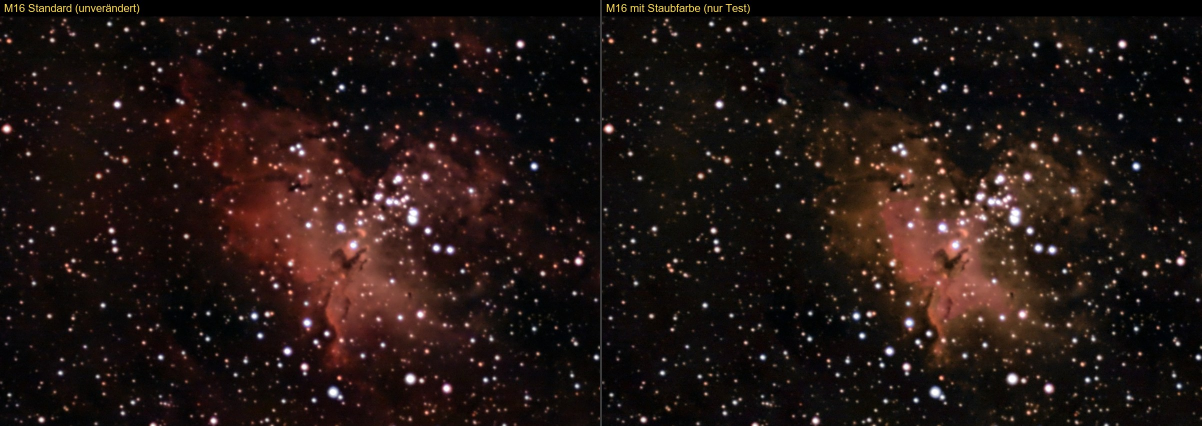
#> input picture gegenprobe-halpha.jpg, 2404 x 852 px (shown at 1/2 size); its folder holds only this picture in this run
$ python -i develop.py   (imports and definitions only)
#> lines starting #> are read from the running program, lines starting #| are printed output that depends on the picture
### astroflow/modules/stacking/processing.py
"""Vollautomatische Nachbearbeitung eines linearen Stacks zu einem Astrofoto.

Alle Schritte laufen mit Parametern aus einem Profil (siehe objects.PROFILES), die vom
Bildprüfer (reviewer.py) iterativ angepasst werden können.
"""
from __future__ import annotations

import warnings

import numpy as np
from scipy import ndimage as ndi
from scipy.signal import fftconvolve

from . import stars as starsep
from .quality import detect_stars, noise_sigma


def luminance(img: np.ndarray) -> np.ndarray:
    return img.mean(0)


def smoothstep(x, a, b):
    t = np.clip((x - a) / (b - a + 1e-12), 0, 1)
    return t * t * (3 - 2 * t)


# ---------------------------------------------------------------------------- #
def crop_to_coverage(img: np.ndarray, cov: np.ndarray, thr: float = 0.5) -> np.ndarray:
    y0, y1, x0, x1 = coverage_box(cov, thr)
    return img[:, y0:y1, x0:x1]


# [22 lines left out: function coverage_box, not called in this run]


def _star_mask(L: np.ndarray, grow: int = 3, sigma_k: float = 3.0) -> np.ndarray:
    med = np.median(L)
    sig = 1.4826 * np.median(np.abs(L - med)) + 1e-9
    m = L > med + sigma_k * sig * 3
    return ndi.binary_dilation(m, iterations=grow)


EDGE_EXCLUDE = 0.12
HDR_KNEE = 0.5            # compress_highlights: darunter (Himmel, schwacher Nebel) bleibt das Bild unverändert


# [55 lines left out: function remove_gradient, not called in this run]


def _poly_basis(y, x, degree):
    return np.stack([y**a * x**b for a in range(degree + 1) for b in range(degree + 1 - a)], axis=-1)


# [254 lines left out: functions sky_background, remove_edge_glow, trim_bad_edges, neutral_saturated_cores, saturation_mask, align_channels and 2 more, not called in this run]


NEUTRAL_PCT = 10          # Hintergrund-Neutralisierung: dunkelste 10 % (Staubfarbe NGC 7023 R−B ×1,8 gegenüber „dunkle Hälfte“)


# [10 lines left out: function neutralize_background, not called in this run]


CONTINUUM_MAX = 1.8      # continuum_color: Rot bzw. Blau höchstens 1,8 × Grün (kühlste/heißeste Sterne nach dem Weißabgleich)


# [98 lines left out: functions continuum_color, remove_color_gradient, scnr, deconvolve, not called in this run]


def mtf(x, m):
    return ((m - 1) * x) / ((2 * m - 1) * x - m + 1e-12)


# [50 lines left out: functions stretch, channel_curve, not called in this run]


def _stretch_channels(img: np.ndarray, target_bg: float, asinh_k: float, white_pct: float = 99.9) -> np.ndarray:
    return channel_curve(img, target_bg, asinh_k, white_pct)(img)


# [55 lines left out: functions _atrous, denoise, denoise_linear, not called in this run]


def dark_sky_mask(L: np.ndarray, pct: float = 12.0, smooth: float = 8.0) -> np.ndarray:
    """Echter Himmel: dunkelste `pct` % der geglätteten, sternfreien Luminanz. Die dunkle Bildhälfte taugt dafür nicht –
    in Nebel- und Staubfeldern ist sie Staub/Nebel (NGC 7023: brauner Staub wurde als „Himmel“ grau gezogen)."""
    f = max(1, int(max(L.shape) // 700))                       # verkleinert rechnen (schnell), Ergebnis in voller Größe
    Ls = L[: L.shape[0] // f * f, : L.shape[1] // f * f].reshape(L.shape[0] // f, f, L.shape[1] // f, f).mean((1, 3)) if f > 1 else L
    Ls = ndi.gaussian_filter(ndi.grey_opening(Ls, size=5), smooth / f)
    m = Ls <= np.percentile(Ls, pct)
    if f > 1:
        m = np.repeat(np.repeat(m, f, 0), f, 1)
        m = np.pad(m, ((0, L.shape[0] - m.shape[0]), (0, L.shape[1] - m.shape[1])), mode="edge")
    return m & ~_star_mask(L, grow=2)


# [79 lines left out: functions denoise_multiscale, protect_core, not called in this run]


STAR_COVER = 1.5          # Ziel: Anteil der Bildfläche (%), den die eingesetzten Sterne deutlich aufhellen (Sternebene > 0,1)
STAR_LEVEL = 0.1          # ab dieser Helligkeit der Sternebene gilt ein Pixel als „Stern“ (gestreckte Werte 0..1)
STAR_SAT_GAIN = 0.08      # Sternsättigung × (1 + 0,08·(g − 1)) als Ausgleich für die kleineren, farbtragenden Halos
STAR_FAINT = (0.1, 0.5, 0.25)   # schwache Sterne (Spitze < 0,5) weniger schärfen: Anteil der Stärke linear bis 0,1 → 25 %
STAR_HALO = 0.3           # Anteil der ursprünglichen Flanken, der als weicher Halo bleibt – ganz ohne wirkten die Sterne
                          # wie ausgestanzte Scheiben (Nutzer: „unnatürlich, der Halo ist weg“)
STAR_GMAX = 8.0           # Obergrenze g = 1 + STAR_GMAX·amount (≤ 5)


# [452 lines left out: functions shrink_stars_classic, shrink_stars, reduce_stars, soft_gain, compress_highlights, local_contrast and 7 more, not called in this run]

### astroflow/modules/stacking/develop.py
"""AstroFlow Develop Engine: linearer Master-Stack -> fertiges Astrofoto.

Unabhängig von der Stack Engine: arbeitet nur mit dem gespeicherten Master-Stack (mean, cov),
eine erneute Entwicklung braucht also nie ein erneutes Stacking.

Ablauf
  1. measure(): Signal, Rauschen und Dynamik des linearen Stacks messen.
  2. adapt():   Profilwerte (objects.PROFILES) an die Messwerte anpassen.
  3. Qualitätskontrolle: rendern -> assess() -> gezielt nachregeln (deterministisch, max. QC_ROUNDS Renderings).
  4. optional der KI-Prüfer (reviewer.py) obendrauf.

Alles ist reproduzierbar (gleiche Daten -> gleiche Parameter) und verändert nur Helligkeit, Kontrast,
Farbe und Rauschen – es werden keine Strukturen erzeugt.
"""
from __future__ import annotations

import numpy as np
from scipy import ndimage as ndi

from . import processing
from .processing import crop_to_coverage, luminance
from .quality import noise_sigma

QC_ROUNDS = 3
QC_VERSION = 4                 # Stand von assess(); ältere Bewertungen prüft der Tutor am gespeicherten Bild nach
# 3 (10.11.2026): Himmel = dunkelste SKY_PCT % (geglättet, ohne Sterne) statt dunkle Bildhälfte – in Staub-/Nebelfeldern
#   war die dunkle Hälfte Staub; sichtbarer Staub senkte den Score (NGC 7023: 10 → 8) und die Korrekturen drehten ihn zurück
# 4 (13.11.2026): Messwert object_burn (ausgebrannter Anteil heller Objekte, Problem „object_burn“)
SKY_PCT = 15
PREVIEW_SIDE = 1400

# Zielbereiche der Qualitätskontrolle (Anzeigewerte 0..1 nach der Entwicklung)
# QC_VERSION 3: Schwellen auf den neuen Himmel (dunkelste 15 %) umgerechnet – an 48 Bildern (11 Objekte) gemessen ergab die neue
# Messung im Median 0,77 × Himmelshelligkeit, 1,17 × Rauschen, 0,89 × Farbrauschen gegenüber der dunklen Bildhälfte
BG_RANGE = (0.015, 0.08)       # Himmelshintergrund: dunkel wie bei Stellina, aber nicht abgeschnitten (bis v2: 0,02–0,10)
NOISE_MAX = 0.018              # sichtbares Hintergrundrauschen (σ; bis v2: 0,016)
CAST_MAX = 0.012               # Farbstich des Hintergrunds
CHROMA_NOISE_MAX = 0.0062      # Farbrauschen (Flecken) im Hintergrund (bis v2: 0,007)
GRADIENT_MAX = 0.03            # Helligkeitsunterschied im Hintergrund (Kacheln)
BLACK_CLIP_MAX = 0.005         # Anteil abgeschnittener Schwarzwerte
WHITE_CLIP_MAX = 0.003         # Anteil ausgebrannter Pixel
SAT_RANGE = (0.10, 0.55)       # Farbigkeit des Objekts
# Farbverlauf im Himmel (Ebene durch R−G/B−G der Himmelskacheln, Änderung über die Bildbreite). Gemessen 01.11.2026 an
# allen Ergebnissen: saubere Galaxien/Haufen ≤ 0,010, sichtbar rötlicher Rand NGC 891 0,019, NGC 7318 0,022, M85 0,018.
# In der Milchstraße ist farbiger Himmel oft echter Hα-Nebel (IC 1795 0,020, M103 0,018, NGC 2359 0,030) -> höhere Schwelle.
COLOR_GRAD_MAX = 0.013
COLOR_GRAD_MAX_NEBULA = 0.035
# Ausgebrannter Kern: größte weiße Fläche (L > 0,95) mindestens CORE_MIN_FRAC des Bildes und CORE_STAR_RATIO-mal so groß
# wie typische Sternkerne. Gemessen (Vorschau ~1200 px): NGC 4490 114 px gegen Sterne ~20, M31/M3 ~390 gegen ~10;
# helle Sterne (M45 223 gegen ~140, IC 405 94 gegen ~25) bleiben darunter – Sternkerne dürfen weiß sein.
# 2026-10-30 nachgemessen (Verhältnis zu den 10 nächstgrößten Flächen): M57 24, M63 12, M3 48, M31 90 gegen
# AE Aurigae in IC 405 4,4 (galt bei 4,0 als ausgebrannter Kern) -> 5,0; NGC 4490 (~5,7) bleibt erkannt
CORE_MIN_FRAC = 1e-4
CORE_STAR_RATIO = 5.0
WHITE_STEPS = (99.9, 99.98, 99.995)   # Weißpunkt-Perzentile, die die Kontrolle bei ausgebranntem Kern nacheinander probiert
# Ausgebrannte Objektfläche (QC_VERSION 4, 13.11.2026): M1 (Vespera, 51 min) war im Kern eine weiße Scheibe – 40 % der
# Kernfläche ≥ 0,97. Ursache: Bei Nebeln mit Sternentrennung streckt GHS (stars.Stretch) mit festem Weißpunkt, white_pct/asinh
# wirken dort nicht; Lokalkontrast und Endbearbeitung schoben den Kern dann ins Weiß. Abhilfe: Lichterschutz `hdr`
# (processing.compress_highlights) in Stufen HDR_STEPS. Schwelle 0,90 statt 0,97: Lokalkontrast/Endbearbeitung laufen jetzt
# weich gegen Weiß aus (processing.soft_gain) – ein flacher Kern bei 0,89–0,93 wirkt genauso ausgebrannt. An 92 Ergebnissen
# (JPEG) gemessen: Treffer ≥ 0,078 (NGC 6543, NGC 7009, M57, M1, NGC 246, M51, NGC 2683; helle Sterne Polaris, γ Cas in IC 59),
# alle übrigen ≤ 0,012 (M15, M92, M17, M31).
OBJECT_BURN_LEVEL = 0.90
OBJECT_BURN_MIN_PX = 20               # kleinste gezählte weiße Fläche (Vorschau ~1200 px)
OBJECT_BURN_MAX = 0.03                # Anteil des Objekts
HDR_STEPS = (1.5, 3.0)
DECONV_MIN_SNR = 15                   # darunter keine Entfaltung (Objekt-SNR aus measure())


# [30 lines left out: functions burnt_core, object_burn, not called in this run]


def _bin(a: np.ndarray, f: int) -> np.ndarray:
    if f <= 1:
        return a
    h, w = a.shape[-2] // f * f, a.shape[-1] // f * f
    a = a[..., :h, :w]
    return a.reshape(*a.shape[:-2], h // f, f, w // f, f).mean((-3, -1))


# [73 lines left out: functions preview, measure, adapt, not called in this run]


# ------------------------------------------------------------- bewerten #
SIDES = ["rechts", "rechts oben", "oben", "links oben", "links", "links unten", "unten", "rechts unten"]


# [34 lines left out: function color_gradient, not called in this run]


def assess(rgb: np.ndarray, mono: bool = False, neutral_sky: bool = True) -> dict:
    """Messbare Qualitätskontrolle eines entwickelten Bildes (3,H,W) 0..1.
    neutral_sky: Feld abseits der Milchstraße – ein Farbverlauf im Himmel ist dann sicher ein Fehler (sonst evtl. Nebel).
    Gibt Kennzahlen, Score 0..10 und Probleme (code, Text) zurück."""
    f = max(1, int(np.ceil(max(rgb.shape[1:]) / 1200)))
    img = _bin(rgb.astype(np.float32), f)
    L = luminance(img)
    half = L <= np.percentile(L, 50)                  # Kachelverläufe brauchen Himmel in vielen Kacheln
    sky = processing.dark_sky_mask(L, SKY_PCT, smooth=4.0)
    if sky.sum() < 500:
        sky = L <= np.percentile(L, SKY_PCT)
    bg = float(np.median(L[sky]))
    # sichtbares Rauschen: feine + fleckige Struktur (Hochpass bis ~6 px) nur auf Himmelspixeln
    hp = L - ndi.gaussian_filter(L, 3.0)
    core = ndi.binary_erosion(sky, iterations=3)
    v = hp[core] if core.sum() > 500 else hp[sky]
    noise = 1.4826 * float(np.median(np.abs(v - np.median(v))))
    cast = float(max(abs(np.median(img[c][sky]) - bg) for c in range(3))) if not mono else 0.0
    # Farbrauschen: fleckige Chrominanz im Himmel
    chroma_noise = 0.0
    if not mono:
        c0 = img - L[None]
        ch = ndi.gaussian_filter(c0, (0, 2, 2)) - ndi.gaussian_filter(c0, (0, 12, 12))   # Flecken, nicht Nebelfarbe
        chroma_noise = float(max(1.4826 * np.median(np.abs(c[sky] - np.median(c[sky]))) for c in ch))
    # Restgradient: Median des Hintergrunds in 6x6 Kacheln (nur Himmelspixel)
    h, w = L.shape
    tiles = []
    for i in range(6):
        for j in range(6):
            t = L[i * h // 6 : (i + 1) * h // 6, j * w // 6 : (j + 1) * w // 6]
            s = half[i * h // 6 : (i + 1) * h // 6, j * w // 6 : (j + 1) * w // 6]
            if s.mean() > 0.2:
                tiles.append(np.median(t[s]))
    gradient = float(np.percentile(tiles, 95) - np.percentile(tiles, 5)) if len(tiles) >= 6 else 0.0
    cg = color_gradient(img, L, half) if not mono else None
    black = float((L < 0.004).mean())
    white = float((rgb.max(0) >= 0.999).mean())
    core = burnt_core(L)
    sig = ndi.gaussian_filter(L, 1.5) > bg + 0.12
    oburn = object_burn(L, sig)
    if not mono and sig.sum() > 100:
        mx, mn = img.max(0)[sig], img.min(0)[sig]
        satur = float(np.median((mx - mn) / np.maximum(mx, 1e-3)))
    else:
        satur = None
    m = {"bg": round(bg, 4), "noise": round(noise, 4), "cast": round(cast, 4), "chroma_noise": round(chroma_noise, 4), "gradient": round(gradient, 4),
         "black_clip": round(black, 5), "white_clip": round(white, 5), "burnt_core": round(core, 5), "object_burn": round(oburn, 4),
         "saturation": None if satur is None else round(satur, 3), "signal": round(float(sig.mean()), 4),
         "color_gradient": cg["amount"] if cg else 0.0}

    issues: list[tuple[str, str, float]] = []      # (code, Text, Abzug)
    if bg < BG_RANGE[0]:
        issues.append(("bg_dark", "Hintergrund zu dunkel – schwache Strukturen gehen verloren", 1.5))
    elif bg > BG_RANGE[1]:
        issues.append(("bg_bright", "Hintergrund zu hell (grau, flau)", 1.5))
    if noise > NOISE_MAX:
        issues.append(("noisy", "Hintergrund sichtbar verrauscht", min(3.0, 1.0 + 60 * (noise - NOISE_MAX))))
    if cast > CAST_MAX:
        issues.append(("cast", "Farbstich im Hintergrund", min(2.0, 60 * (cast - CAST_MAX) + 0.5)))
    cg_max = COLOR_GRAD_MAX if neutral_sky else COLOR_GRAD_MAX_NEBULA
    if cg and cg["amount"] > cg_max:
        issues.append(("color_gradient", f"Farbverlauf im Hintergrund: {cg['tone']} nach {cg['side']}",
                       min(2.5, 0.8 + 80 * (cg["amount"] - cg_max))))
    if chroma_noise > CHROMA_NOISE_MAX:
        issues.append(("chroma_noise", "Farbrauschen (bunte Flecken) im Hintergrund", min(2.0, 0.5 + 150 * (chroma_noise - CHROMA_NOISE_MAX))))
    if gradient > GRADIENT_MAX:
        issues.append(("gradient", "Ungleichmäßiger Hintergrund (Restgradient/Vignettierung)", min(2.5, 30 * (gradient - GRADIENT_MAX) + 0.5)))
    if black > BLACK_CLIP_MAX:
        issues.append(("black_clip", "Schwarzwerte abgeschnitten", 1.0))
    if white > WHITE_CLIP_MAX:
        issues.append(("white_clip", "Helle Bereiche ausgebrannt", min(2.0, 0.5 + 100 * (white - WHITE_CLIP_MAX))))
    if core:
        issues.append(("burnt_core", "Objektkern ausgebrannt (keine Zeichnung im Kern)", 1.5))
    if oburn > OBJECT_BURN_MAX:
        issues.append(("object_burn", "Objekt großflächig weiß (Struktur und Farbe gehen verloren)",
                       min(2.0, 0.5 + 10 * (oburn - OBJECT_BURN_MAX))))
    if satur is not None and satur > SAT_RANGE[1]:
        issues.append(("oversat", "Farben übersättigt", 1.0))
    elif satur is not None and satur < SAT_RANGE[0]:
        issues.append(("undersat", "Farben blass", 0.5))
    if m["signal"] < 0.002:
        issues.append(("faint", "Objekt kaum sichtbar", 1.5))
    score = max(0.0, 10.0 - sum(i[2] for i in issues))
    return {"metrics": m, "score": round(score, 1), "issues": [{"code": c, "text": t} for c, t, _ in issues], "v": QC_VERSION,
            **({"color_gradient": {**cg, "limit": cg_max}} if cg else {})}


# [65 lines left out: function corrections, not called in this run]


HINTS = {
    "noisy": "Mehr Belichtungszeit (weitere Nächte) verringert das Rauschen am wirksamsten.",
    "gradient": "Flat-Frames würden Vignettierung und Staub zuverlässig entfernen; Mond und Streulicht meiden.",
    "faint": "Das Objekt ist sehr schwach – deutlich mehr Belichtungszeit oder ein dunklerer Himmel helfen.",
    "chroma_noise": "Mehr Belichtungszeit verringert Farbrauschen; Dithering zwischen den Aufnahmen hilft zusätzlich.",
    "cast": "Ein Lichtverschmutzungsfilter oder Aufnahmen bei dunklerem Himmel verringern Farbstiche.",
    "white_clip": "Kürzere Einzelbelichtungen schützen helle Sterne und Kerne vor dem Ausbrennen.",
    "burnt_core": "Der Objektkern ist sehr hell – kürzere Einzelbelichtungen erhalten mehr Zeichnung im Kern.",
    "color_gradient": "Farbverläufe entstehen meist durch Dämmerung, Mondlicht oder Horizont-Lichtverschmutzung – dunkle, mondlose Nächte und höher stehende Objekte helfen.",
}


# [53 lines left out: functions hints, develop, not called in this run]

>>> import cv2
>>> picture = cv2.imread('../../../gegenprobe-halpha.jpg', cv2.IMREAD_GRAYSCALE)
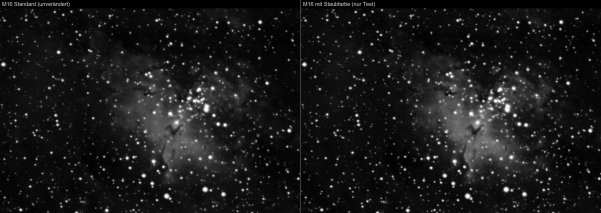
#> picture: shape (852, 2404) (shown at 1/4 size); min 0, max 255, mean 25.1
>>> result = assess(picture)
#> in _bin, `return a.reshape(*a.shape[:-2], h // f, f, w // f, f).mean((-3, -1))`:
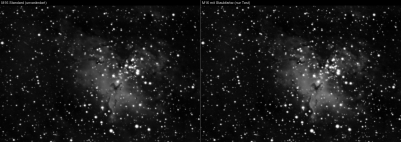
#> returned value: shape (284, 801) float32 (shown at 1/2 size); min 0, max 254.9, mean 25.2
#> in assess, `L = luminance(img)`: L = 801 values, max 61.11 at index 627, min 8.29 at index 394, mean 25.15
#> in dark_sky_mask, `Ls = L[: L.shape[0] // f * f, : L.shape[1] // f * f].reshape(L.shape[0..`: Ls has the same summary as L in assess
#> in dark_sky_mask, `Ls = ndi.gaussian_filter(ndi.grey_opening(Ls, size=5), smooth / f)`: Ls = 801 values, max 52.2 at index 626, min 9.82 at index 373, mean 24.2
#> in _star_mask, `med = np.median(L)`: med = 20.24
#> in _star_mask, `sig = 1.4826 * np.median(np.abs(L - med)) + 1e-9`: sig = 9.37
#> in assess, `bg = float(np.median(L[sky]))`: bg = 12.27
#> in assess, `hp = L - ndi.gaussian_filter(L, 3.0)`: hp = 801 values, max 39.26 at index 400, min -9.07 at index 402, mean -2.14e-08
#> in assess, `v = hp[core] if core.sum() > 500 else hp[sky]`: v = 121 values, max 1.82 at index 118, min -9.07 at index 60, mean -1.26
#> in assess, `noise = 1.4826 * float(np.median(np.abs(v - np.median(v))))`: noise = 1.18
#> in assess, `cast = float(max(abs(np.median(img[c][sky]) - bg) for c in range(3))) ..`: cast = 12.27
#> in assess, `c0 = img - L[None]`:
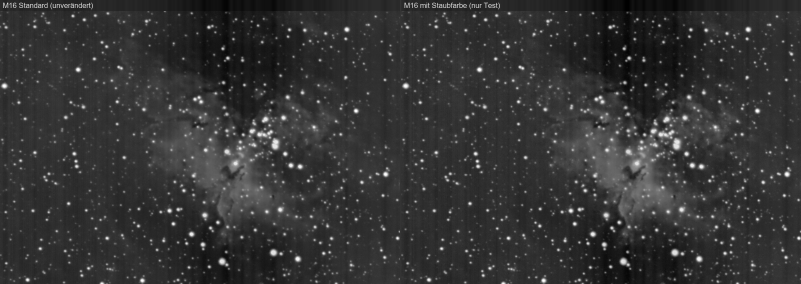
#> c0: shape (284, 801) float32; min -61.11, max 235.7, mean 0; drawn with min black and max white
#> (the run stopped early here; a loop or call above may not have finished)

$ run again, on grosse-galaxien-trennung.jpg
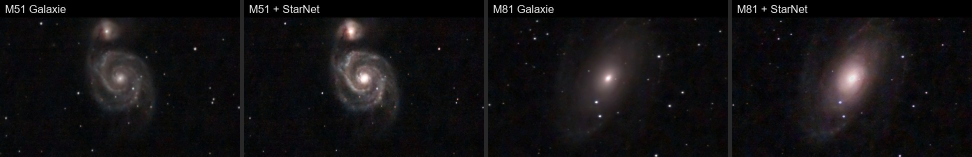
#> input picture grosse-galaxien-trennung.jpg, 1944 x 313 px (shown at 1/2 size)
#> in _bin, `return a.reshape(*a.shape[:-2], h // f, f, w // f, f).mean((-3, -1))`:
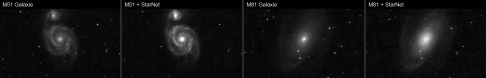
#> returned value: shape (156, 972) float32 (shown at 1/2 size); min 0, max 254.8, mean 18
#> L = 972 values, max 63.78 at index 850, min 7.25 at index 236, mean 18.05
#> in dark_sky_mask, `Ls = L[: L.shape[0] // f * f, : L.shape[1] // f * f].reshape(L.shape[0..`: Ls has the same summary as L in assess
#> in dark_sky_mask, `Ls = ndi.gaussian_filter(ndi.grey_opening(Ls, size=5), smooth / f)`: Ls = 972 values, max 60.84 at index 851, min 7.8 at index 719, mean 17.12
#> med = 12.41
#> sig = 5.8
#> bg = 8.26
#> hp = 972 values, max 17.47 at index 240, min -11.72 at index 244, mean 5.89e-09
#> v = 146 values, max 0.265 at index 141, min -9.66 at index 42, mean -0.975
#> noise = 0.389
#> cast = 8.26
#> in assess, `c0 = img - L[None]`:
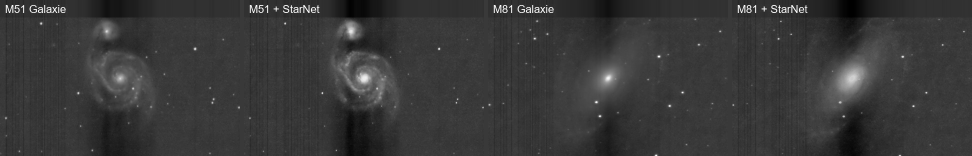
#> c0: shape (156, 972) float32; min -63.78, max 221.1, mean 0; drawn with min black and max white

$ run again, on m1-vorher-nachher.jpg
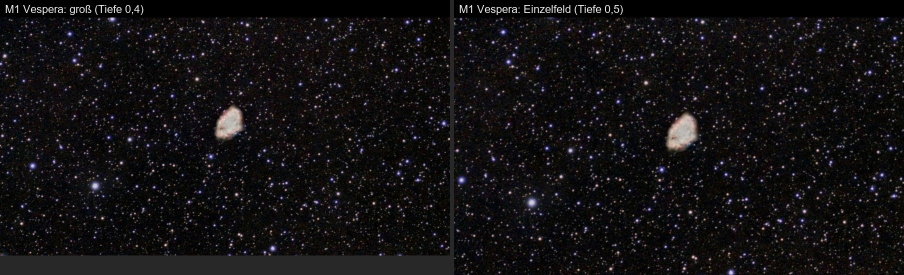
#> input picture m1-vorher-nachher.jpg, 1808 x 550 px (shown at 1/2 size)
#> in _bin, `return a.reshape(*a.shape[:-2], h // f, f, w // f, f).mean((-3, -1))`:
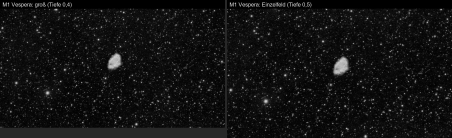
#> returned value: shape (275, 904) float32 (shown at 1/2 size); min 0, max 236.5, mean 18.1
#> L = 904 values, max 40 at index 453, min 11.54 at index 867, mean 18.14
#> in dark_sky_mask, `Ls = L[: L.shape[0] // f * f, : L.shape[1] // f * f].reshape(L.shape[0..`: Ls has the same summary as L in assess
#> in dark_sky_mask, `Ls = ndi.gaussian_filter(ndi.grey_opening(Ls, size=5), smooth / f)`: Ls = 904 values, max 33.11 at index 232, min 13.2 at index 865, mean 17.17
#> med = 17.22
#> sig = 2.6
#> bg = 13.8
#> hp = 904 values, max 12.88 at index 450, min -8.38 at index 454, mean -6.33e-09
#> v = 136 values, max 1.03 at index 83, min -5.78 at index 54, mean -1.35
#> noise = 0.943
#> cast = 13.8
#> in assess, `c0 = img - L[None]`:
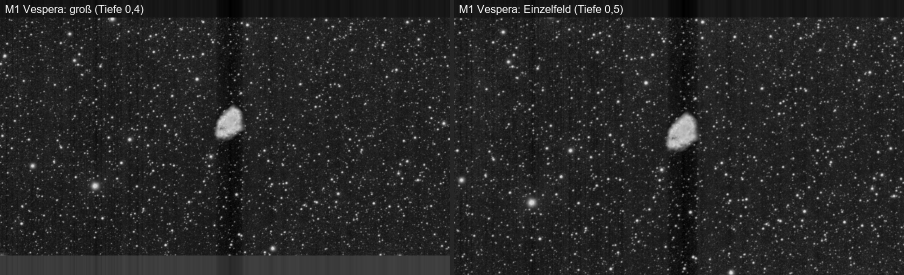
#> c0: shape (275, 904) float32; min -39.35, max 218.2, mean 0; drawn with min black and max white
